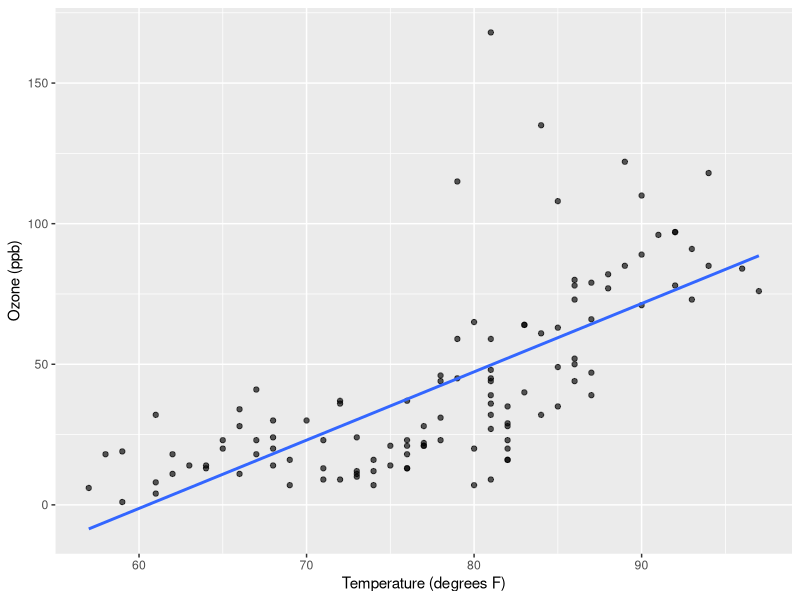
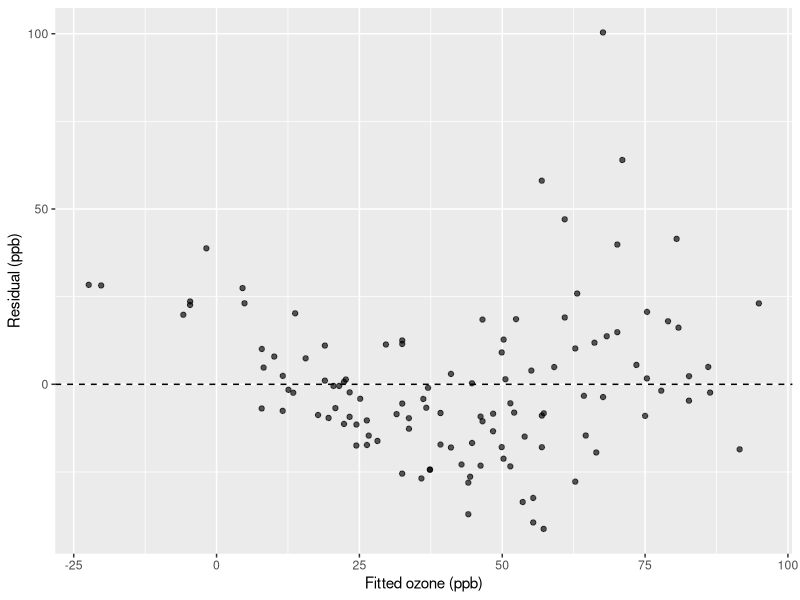

Source code (R) for these figures, in order:
## ---- chunk 1
#| label: required-files
required_files <- c("week13-simple-linear-model.R", "week13-model-diagnostics.R")
## ---- chunk 2
#| label: author-paths
#| include: false
required_files <- file.path("downloads", required_files)
## ---- chunk 3
#| label: setup-check
#| output: false
missing_files <- required_files[!file.exists(required_files)]
missing_packages <- c("dplyr", "ggplot2")[!vapply(
  c("dplyr", "ggplot2"), requireNamespace, logical(1), quietly = TRUE
)]
if (length(missing_files) + length(missing_packages) == 0) {
  cat("Setup OK\n")
} else {
  cat("Missing files:", paste(missing_files, collapse = ", "), "\n")
  cat("Missing packages:", paste(missing_packages, collapse = ", "), "\n")
}
## ---- chunk 4
#| label: modeling-population
library(dplyr)
model_rows <- airquality |>
  transmute(observation_id = row_number(), ozone_ppb = Ozone,
            temperature_f = Temp, wind_mph = Wind) |>
  filter(complete.cases(ozone_ppb, temperature_f, wind_mph))
stopifnot(
  nrow(airquality) == 153,
  sum(is.na(airquality$Ozone)) == 37,
  !anyNA(airquality$Temp), !anyNA(airquality$Wind),
  nrow(model_rows) == 116, !anyNA(model_rows),
  n_distinct(model_rows$observation_id) == 116
)
data.frame(original = nrow(airquality), retained = nrow(model_rows),
           excluded = nrow(airquality) - nrow(model_rows))
## ---- chunk 5
#| label: simple-reference
# MATH 346 - possible worked solution
# Compare only after attempting the starter; other correct implementations are possible.

library(dplyr)
library(ggplot2)

model_data <- airquality |>
  transmute(
    observation_id = row_number(),
    ozone_ppb = Ozone,
    temperature_f = Temp
  ) |>
  filter(complete.cases(ozone_ppb, temperature_f))

stopifnot(
  nrow(model_data) == 116,
  identical(range(model_data$temperature_f), c(57L, 97L)),
  !anyNA(model_data)
)

relationship_plot <- ggplot(
  model_data,
  aes(x = temperature_f, y = ozone_ppb)
) +
  geom_point(alpha = 0.65) +
  geom_smooth(method = "lm", se = FALSE) +
  labs(
    x = "Temperature (degrees F)",
    y = "Ozone (ppb)"
  )

relationship_build <- ggplot_build(relationship_plot)
stopifnot(nrow(relationship_build$data[[1]]) == nrow(model_data))

ozone_fit <- lm(ozone_ppb ~ temperature_f, data = model_data)

model_data <- model_data |>
  mutate(
    fitted_ozone_ppb = fitted(ozone_fit),
    residual_ppb = residuals(ozone_fit)
  )

rmse <- function(observed, predicted) {
  stopifnot(
    is.numeric(observed),
    is.numeric(predicted),
    length(observed) == length(predicted),
    !anyNA(observed),
    !anyNA(predicted)
  )

  sqrt(mean((observed - predicted)^2))
}

baseline_prediction <- mean(model_data$ozone_ppb)
baseline_rmse <- rmse(
  model_data$ozone_ppb,
  rep(baseline_prediction, nrow(model_data))
)
model_rmse <- rmse(
  model_data$ozone_ppb,
  model_data$fitted_ozone_ppb
)

coefficients <- coef(ozone_fit)
model_r_squared <- summary(ozone_fit)$r.squared

stopifnot(
  abs(coefficients[["(Intercept)"]] - (-146.995491)) < 1e-6,
  abs(coefficients[["temperature_f"]] - 2.428703) < 1e-6,
  abs(model_r_squared - 0.4877072) < 1e-6,
  abs(mean(model_data$residual_ppb)) < 1e-12,
  model_rmse < baseline_rmse
)

prediction_inputs <- tibble(temperature_f = c(70, 80, 90))
prediction_outputs <- prediction_inputs |>
  mutate(predicted_ozone_ppb = predict(ozone_fit, newdata = prediction_inputs))

stopifnot(
  nrow(prediction_outputs) == 3,
  all(prediction_outputs$temperature_f >= min(model_data$temperature_f)),
  all(prediction_outputs$temperature_f <= max(model_data$temperature_f))
)

model_summary <- tibble(
  quantity = c(
    "observations used",
    "temperature slope (ppb per degree F)",
    "R-squared",
    "baseline training RMSE (ppb)",
    "model training RMSE (ppb)"
  ),
  value = c(
    nrow(model_data),
    coefficients[["temperature_f"]],
    model_r_squared,
    baseline_rmse,
    model_rmse
  )
)

print(model_summary)
print(prediction_outputs)
cat("Week 13 simple-linear-model checks passed.\n")
## ---- chunk 6
#| label: simple-evidence
print(relationship_plot)
stopifnot(
  identical(model_data$observation_id, model_rows$observation_id),
  length(fitted(ozone_fit)) == nrow(model_data),
  length(residuals(ozone_fit)) == nrow(model_data),
  max(abs(model_data$ozone_ppb -
          (model_data$fitted_ozone_ppb + model_data$residual_ppb))) < 1e-12,
  abs(rmse(c(0, 2), c(1, 1)) - 1) < 1e-12
)
## ---- chunk 7
#| label: diagnostic-reference
# MATH 346 - possible worked solution
# Compare only after attempting the starter; other correct implementations are possible.

library(dplyr)
library(ggplot2)

model_data <- airquality |>
  transmute(
    observation_id = row_number(),
    ozone_ppb = Ozone,
    temperature_f = Temp,
    wind_mph = Wind
  ) |>
  filter(complete.cases(ozone_ppb, temperature_f, wind_mph))

stopifnot(nrow(model_data) == 116, !anyNA(model_data))

simple_fit <- lm(
  ozone_ppb ~ temperature_f,
  data = model_data
)
additive_fit <- lm(
  ozone_ppb ~ temperature_f + wind_mph,
  data = model_data
)

model_data <- model_data |>
  mutate(
    simple_prediction = predict(simple_fit),
    additive_prediction = predict(additive_fit),
    additive_residual = residuals(additive_fit),
    standardized_residual = rstandard(additive_fit),
    cooks_distance = cooks.distance(additive_fit)
  )

rmse <- function(observed, predicted) {
  stopifnot(length(observed) == length(predicted), !anyNA(observed), !anyNA(predicted))
  sqrt(mean((observed - predicted)^2))
}

baseline_prediction <- mean(model_data$ozone_ppb)
comparison <- tibble(
  model = c("mean baseline", "temperature", "temperature + wind"),
  training_rmse_ppb = c(
    rmse(model_data$ozone_ppb, rep(baseline_prediction, nrow(model_data))),
    rmse(model_data$ozone_ppb, model_data$simple_prediction),
    rmse(model_data$ozone_ppb, model_data$additive_prediction)
  ),
  r_squared = c(
    NA_real_,
    summary(simple_fit)$r.squared,
    summary(additive_fit)$r.squared
  )
)

residual_plot <- ggplot(
  model_data,
  aes(x = additive_prediction, y = additive_residual)
) +
  geom_hline(yintercept = 0, linetype = "dashed") +
  geom_point(alpha = 0.65) +
  labs(
    x = "Fitted ozone (ppb)",
    y = "Residual (ppb)"
  )

residual_build <- ggplot_build(residual_plot)
stopifnot(nrow(residual_build$data[[2]]) == nrow(model_data))

influence_threshold <- 4 / nrow(model_data)
flagged <- model_data |>
  filter(
    abs(standardized_residual) > 2 |
      cooks_distance > influence_threshold
  ) |>
  arrange(desc(cooks_distance))

additive_coefficients <- coef(additive_fit)

stopifnot(
  abs(additive_coefficients[["temperature_f"]] - 1.840179) < 1e-6,
  abs(additive_coefficients[["wind_mph"]] - (-3.055491)) < 1e-6,
  abs(summary(additive_fit)$r.squared - 0.5687097) < 1e-6,
  abs(mean(model_data$additive_residual)) < 1e-12,
  comparison$training_rmse_ppb[[3]] < comparison$training_rmse_ppb[[2]],
  comparison$training_rmse_ppb[[2]] < comparison$training_rmse_ppb[[1]],
  sum(model_data$cooks_distance > influence_threshold) == 7,
  sum(abs(model_data$standardized_residual) > 2) == 4,
  flagged$observation_id[[1]] == 117
)

print(comparison)
print(flagged)
cat("Week 13 diagnostic flags are prompts for investigation, not automatic deletion rules.\n")
cat("Week 13 model-diagnostic checks passed.\n")
## ---- chunk 8
#| label: diagnostic-evidence
print(residual_plot)
expected_model_ids <- which(complete.cases(airquality[c("Ozone", "Temp", "Wind")]))
stopifnot(
  identical(model_data$observation_id, expected_model_ids),
  max(abs(model_data$ozone_ppb -
          (model_data$additive_prediction + model_data$additive_residual))) < 1e-12
)
data.frame(
  model = "temperature + wind",
  large_standardized_residuals = sum(abs(model_data$standardized_residual) > 2),
  cooks_flags = sum(model_data$cooks_distance > influence_threshold),
  either_flag = nrow(flagged)
)
## ---- chunk 9
#| label: ai-reference
library(dplyr)

model_data <- airquality |>
  transmute(
    observation_id = row_number(),
    ozone_ppb = Ozone,
    temperature_f = Temp
  ) |>
  filter(complete.cases(ozone_ppb, temperature_f))

ozone_fit <- lm(ozone_ppb ~ temperature_f, data = model_data)

generated_interpretation <- paste(
  "Increasing temperature by one degree causes ozone to rise by",
  "2.43 ppb. The intercept predicts ozone at 0 F.",
  "An R-squared of 0.49 means 49% of observations are predicted correctly.",
  "The low training error proves the model will predict new days well,",
  "and the residuals show no unusual observations."
)

coefficients <- coef(ozone_fit)
r_squared <- summary(ozone_fit)$r.squared
standardized_residuals <- rstandard(ozone_fit)
cooks_distances <- cooks.distance(ozone_fit)

rmse <- function(observed, predicted) {
  sqrt(mean((observed - predicted)^2))
}

baseline_rmse <- rmse(
  model_data$ozone_ppb,
  rep(mean(model_data$ozone_ppb), nrow(model_data))
)
training_rmse <- rmse(model_data$ozone_ppb, predict(ozone_fit))

audit <- tibble(
  generated_claim = c(
    "temperature causes ozone to rise",
    "the intercept is a meaningful prediction at 0 F",
    "R-squared is the percentage predicted correctly",
    "training error proves performance on new days",
    "there are no unusual observations"
  ),
  verdict = rep("unsupported or incorrect", 5),
  evidence = c(
    "the fitted observational association does not establish causation",
    paste("observed temperatures range from", min(model_data$temperature_f),
          "to", max(model_data$temperature_f), "F"),
    "R-squared describes variation accounted for by the fitted model",
    "training predictions reuse the same observations used for fitting",
    paste(sum(abs(standardized_residuals) > 2),
          "standardized residuals exceed 2 in absolute value")
  )
)

stopifnot(
  nrow(model_data) == 116,
  abs(coefficients[["temperature_f"]] - 2.428703) < 1e-6,
  min(model_data$temperature_f) == 57,
  max(model_data$temperature_f) == 97,
  abs(r_squared - 0.4877072) < 1e-6,
  training_rmse < baseline_rmse,
  sum(abs(standardized_residuals) > 2) == 5,
  sum(cooks_distances > 4 / nrow(model_data)) == 5,
  nrow(audit) == 5
)

cat(generated_interpretation, "\n\n")
print(audit)
cat("Week 13 AI model-interpretation audit passed.\n")
